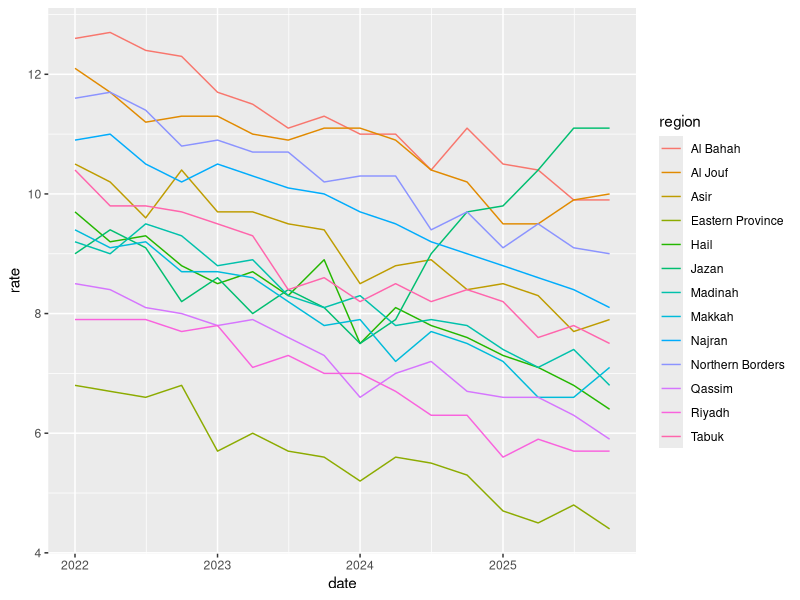

Generate this figure with R:
## ---- chunk 1
#| include: false
library(tidyverse)
rates <- read_csv("unemployment.csv") |>
  filter(region != "Kingdom")
## ---- chunk 2
#| fig-width: 8
#| fig-height: 5.5
ggplot(rates, aes(date, rate, colour = region)) +
  geom_line()
